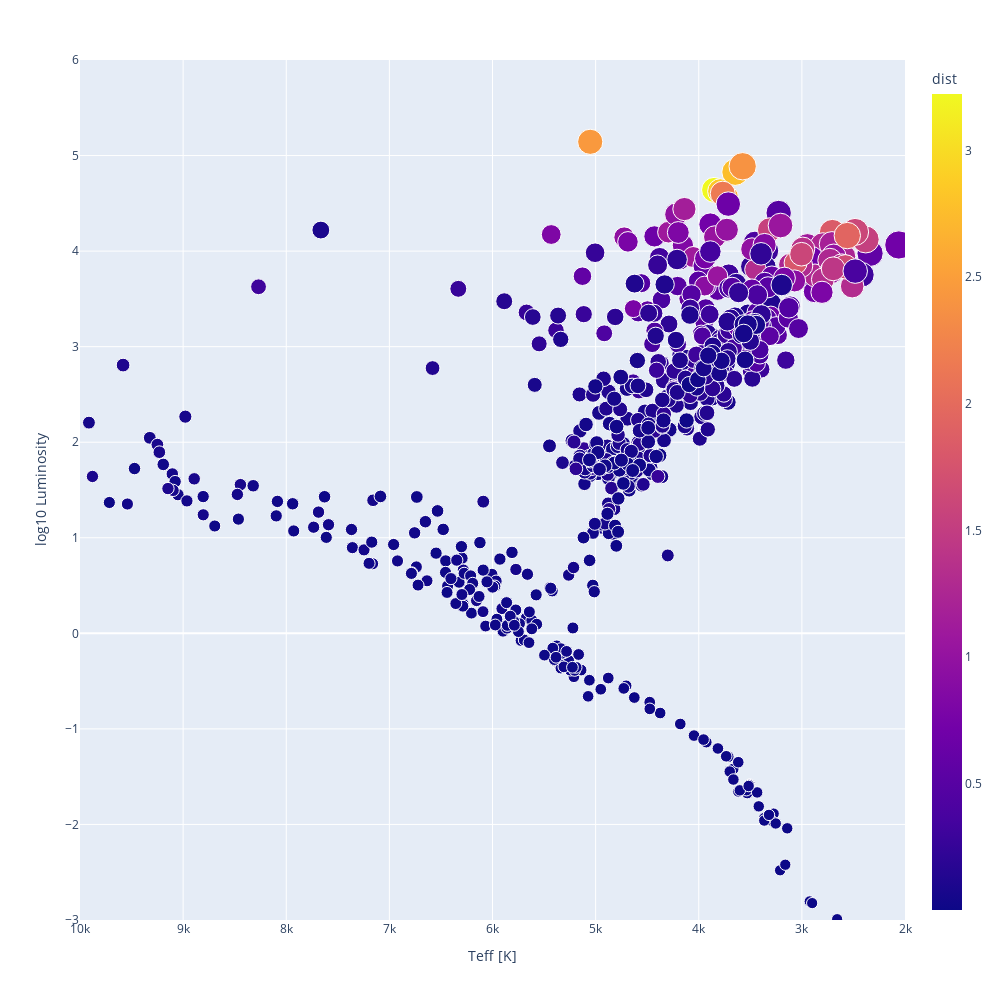

The notebook cell this image was saved under:
### Code cell
fig = px.scatter(
    df,
    x="Teff [K]",
    y="log_lum",
    size="size",
    color="dist",
    width=1000,
    height=1000,
    opacity=1,
    labels={"log_lum": r"log10 Luminosity"},
)

# Set x and y limits
fig.update_xaxes(range=[10000, 2000])
fig.update_yaxes(range=[-3, 6])

### Figure 1 — Plotly figure (JSON) as saved in the notebook; plotly's stock layout.template omitted (floating-point values rounded to 4 significant figures; data arrays with more than 128 entries replaced by an {"elided": "..."} marker saying what was removed)
{"data": [{"hovertemplate": "Teff [K]=%{x}<br>log10 Luminosity=%{y}<br>size=%{marker.size}<br>dist=%{marker.color}<extra></extra>", "legendgroup": "", "marker": {"color": {"elided": "691 float values"}, "coloraxis": "coloraxis", "opacity": 1, "size": {"elided": "691 float values"}, "sizemode": "area", "sizeref": 0.8529, "symbol": "circle"}, "mode": "markers", "name": "", "orientation": "v", "showlegend": false, "type": "scatter", "x": {"elided": "691 float values"}, "xaxis": "x", "y": {"elided": "691 float values"}, "yaxis": "y"}], "layout": {"coloraxis": {"colorbar": {"title": {"text": "dist"}}, "colorscale": [[0, "#0d0887"], [0.1111, "#46039f"], [0.2222, "#7201a8"], [0.3333, "#9c179e"], [0.4444, "#bd3786"], [0.5556, "#d8576b"], [0.6667, "#ed7953"], [0.7778, "#fb9f3a"], [0.8889, "#fdca26"], [1, "#f0f921"]]}, "height": 1000, "legend": {"itemsizing": "constant", "tracegroupgap": 0}, "margin": {"t": 60}, "width": 1000, "xaxis": {"anchor": "y", "domain": [0, 1], "range": [10000, 2000], "title": {"text": "Teff [K]"}}, "yaxis": {"anchor": "x", "domain": [0, 1], "range": [-3, 6], "title": {"text": "log10 Luminosity"}}}}
